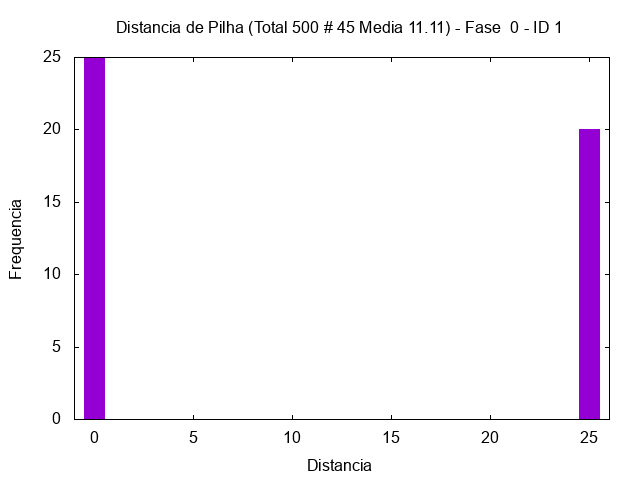

Reproduce this figure in gnuplot.
set term png
set output "/tmp/out/soma-hist-0-1.png"
set style fill solid 1.0
set title "Distancia de Pilha (Total 500 # 45 Media 11.11) - Fase  0 - ID 1"
set xlabel "Distancia"
set ylabel "Frequencia"
plot [-1:26] "/tmp/out/soma-hist-0-1.gpdat" u 3:4 w boxes t ""
